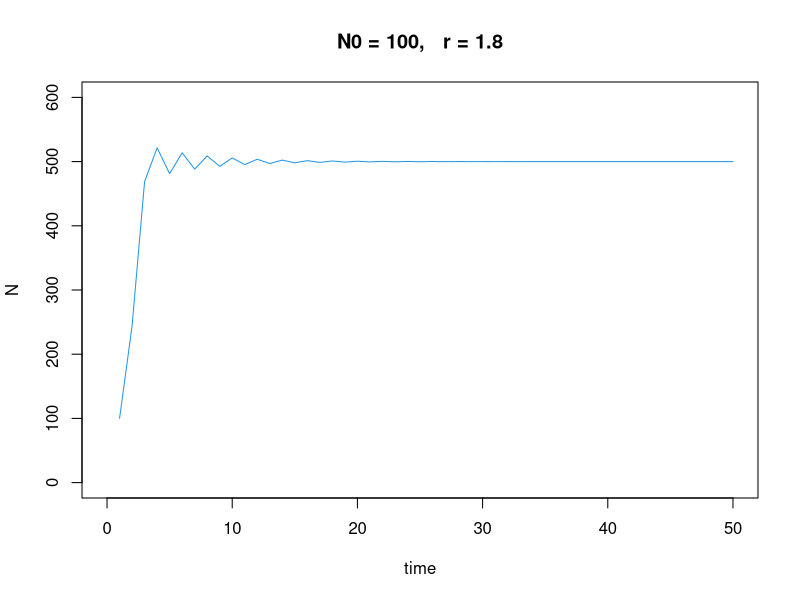
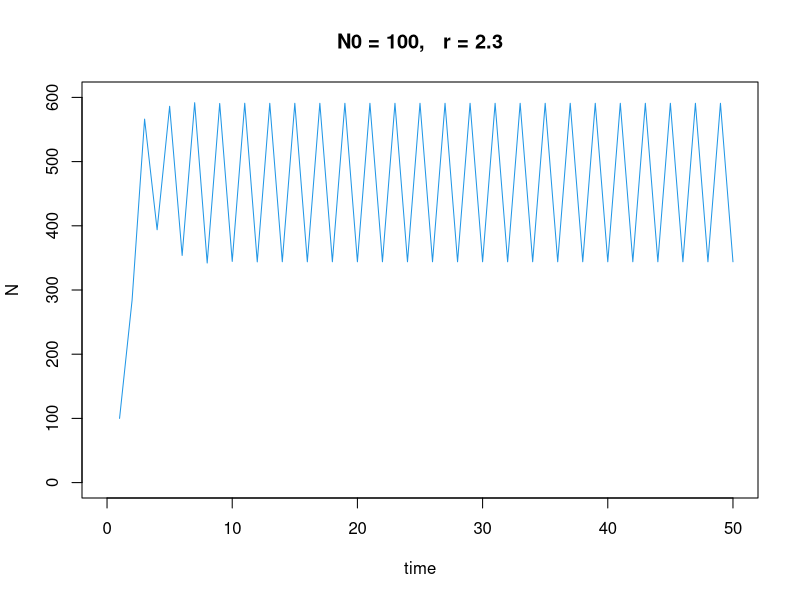
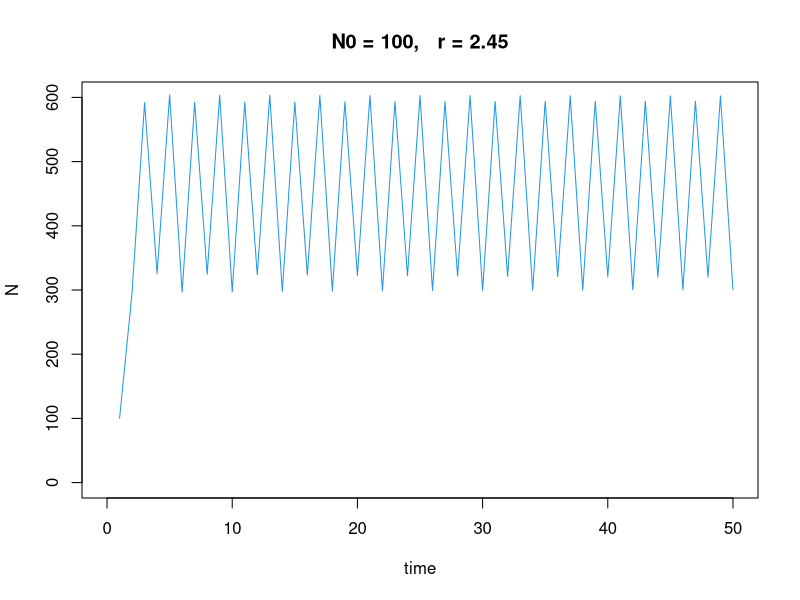
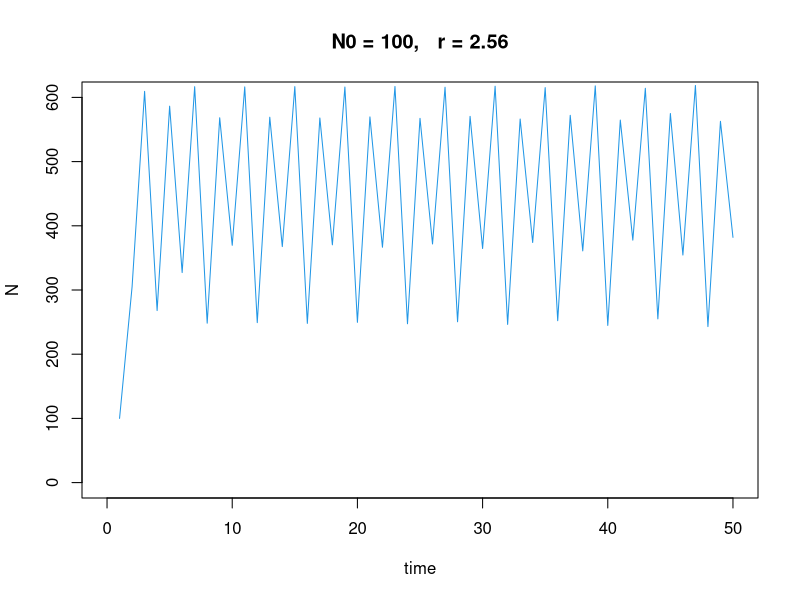
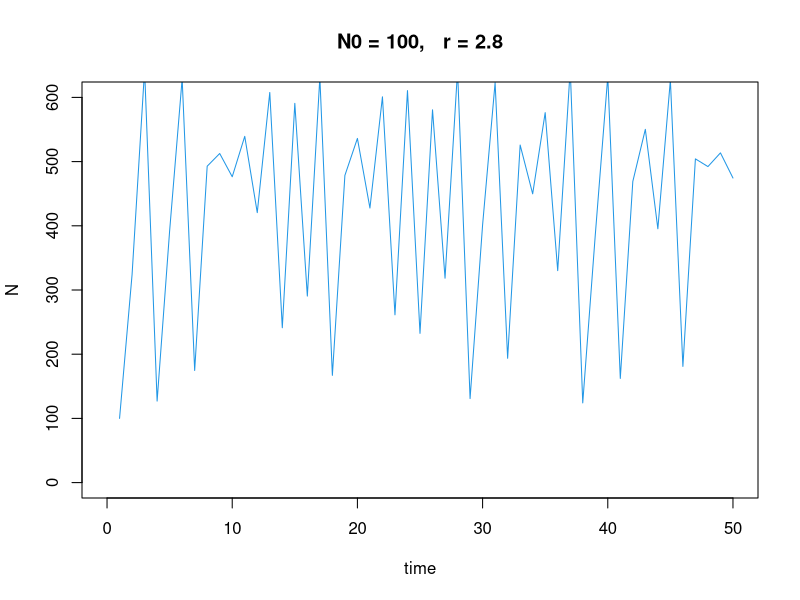
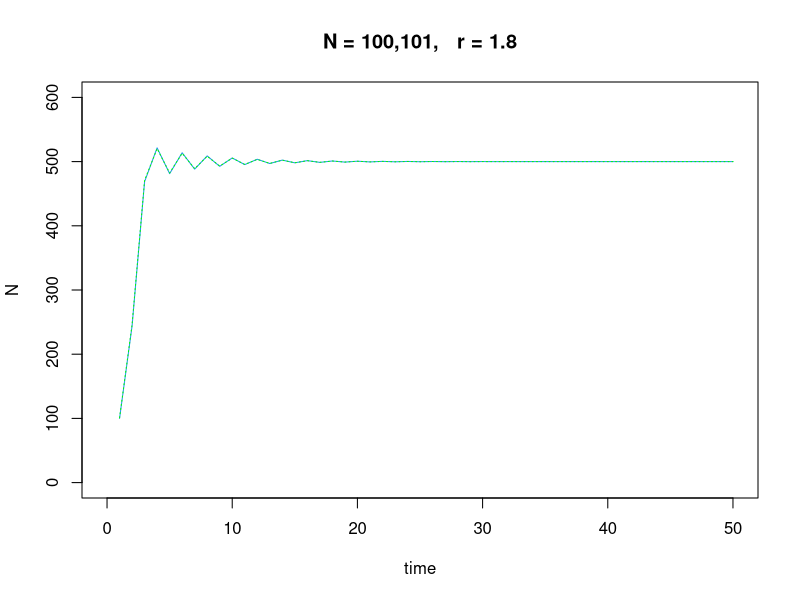
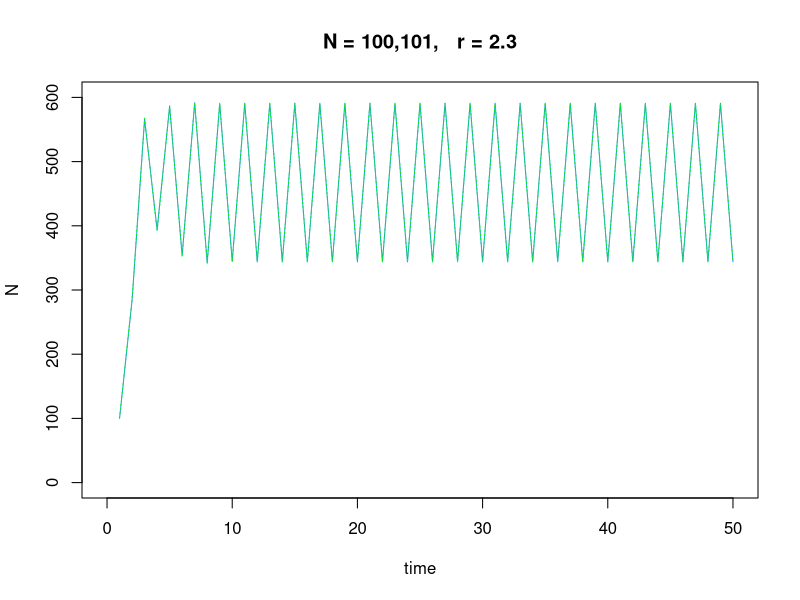
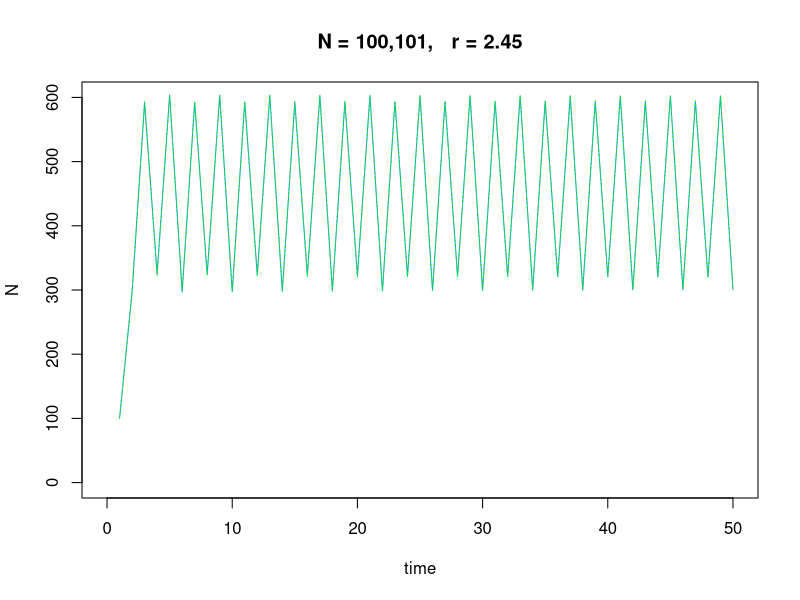

The R script that drew these images, in order:
## ---- chunk 1
plot_simulation <- function(r,Nt1_1){
  
  Nt1 = c()
  Nt1[1] = Nt1_1
  K = 500
  time_series = 1:50
  
  for (i in 1:49){
    Nt1[i+1] = Nt1[i] + r*Nt1[i]*(1-Nt1[i]/K)
  }
  plot(time_series, Nt1, type="l", xlim=range(0:50), ylim=range(0:600), col=4, xlab="time", ylab="N", main=paste0("N0 = ", Nt1[1], ",   r = ", r)) 
}
## ---- chunk 2
## r = 1.8
## 1 state
plot_simulation(1.8, 100)
## r = 2.3
## 2 states
plot_simulation(2.3, 100)
## r = 2.45
## 4 states
plot_simulation(2.45, 100)
## r = 2.56
## 8 states
plot_simulation(2.56, 100)
## r = 2.8
## chaos
plot_simulation(2.8, 100)
## ---- chunk 3
plot_simulation_2 <- function(r,Nt1_1, Nt2_1){
  
  Nt1 = c()
  Nt2 = c()
  Nt1[1] = Nt1_1
  Nt2[1] = Nt2_1
  K = 500
  time_series = 1:50
  
  for (i in 1:49){
    Nt1[i+1] = Nt1[i] + r*Nt1[i]*(1-Nt1[i]/K)
    Nt2[i+1] = Nt2[i] + r*Nt2[i]*(1-Nt2[i]/K)
  }
  plot(time_series, Nt1, type="l", xlim=range(0:50), ylim=range(0:600),
       col=4, xlab="time", ylab="N", main=paste0("N = ", Nt1_1,",",Nt2_1, ",   r = ", r)) 
  lines(time_series, Nt2, col="green", lty = 3)
}
## ---- chunk 4
## r = 1.8
## 1 state
plot_simulation_2(1.8, 100, 101)
## r = 2.3
## 2 states
plot_simulation_2(2.3, 100, 101)
## r = 2.45
## 4 states
plot_simulation_2(2.45, 100, 101)
## r = 2.56
## 8 states
plot_simulation_2(2.56, 100, 101)
## r = 2.8
## chaos (N=100 v.s. N=100 -> different chaos patterns)
plot_simulation_2(2.8, 100, 101)
## ---- chunk 5
plot_ReturnMap <- function(r){
  K = 500
  Nt = c()
  Nt[1] = 1
  for (i in 1:1000) {
    Nt[i+1] = Nt[i]+r*Nt[i]*(1-(Nt[i]/K))
    if(Nt[i+1]<=0){
      break }}
  # prepare for ploting
  s = 0:1000
  eq = function(x){x+r*x*(1-(x/K))}
  # Nt versus Nt+1
  plot(Nt[1:999], Nt[2:1000], type = "s" ,xlab = "Nt", ylab = "Nt+1",
       xlim = range(0:1000), ylim = range(0:1000), col="blue")
  par(new=T)
  plot(eq(1:1000), type='l', col="green", xaxt='n', yaxt='n', ann=FALSE,
       xlim = range(0:1000), ylim = range(0:1000))
  lines(s, s, col="red")
  }
## ---- chunk 6
## r = 1.8
plot_ReturnMap(r=1.8)
## r = 2.3
plot_ReturnMap(r=2.3)
## r = 2.45
plot_ReturnMap(r=2.45)
## r = 2.56
plot_ReturnMap(r=2.56)
## r = 2.8
plot_ReturnMap(r=2.8)
## ---- chunk 7
K = 500
r_range = seq(1.8, 3, by = 0.01)
time_series = 1:600
Nt = 100
for(r in r_range){

  Nt_1 = c()
  for (i in time_series){
    Nt_1[i] = Nt + r*Nt*(1-Nt/K)
    Nt = Nt_1[i]
  }
  
  r_vector = c()
  r_vector[1:100] = r
  plot(r_vector, Nt_1[501:600], xlim=range(1.8:3), pch=16,cex=.2,
       xaxt='n', yaxt='n', ann=FALSE)
  par(new=T)
}
plot(r_vector, Nt_1[501:600], xlim=range(1.8:3), pch=16,cex=.2,
     xlab='Intrisic growth rate, r', ylab='Population size') # plot the last screen again to get the axes
